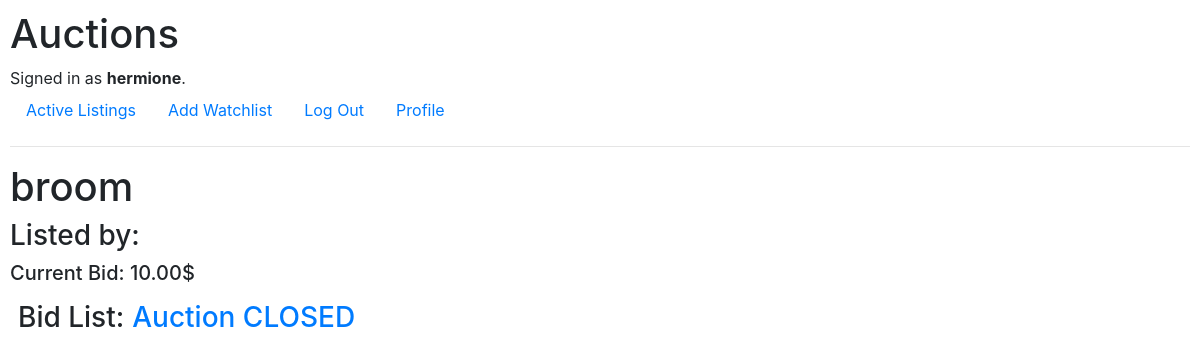
The app's page /auction/2 (signed in) with its own data.
### auctions/models.py (models this page shows, shortened)
class User(AbstractUser):
    def __str__(self):
        return f"{self.first_name.capitalize()} {self.last_name.capitalize()}"

class Auction(models.Model):
    user = models.ForeignKey(
        User, on_delete=models.CASCADE, related_name="user_auctions"
    )
    item = models.ForeignKey(
        Item, on_delete=models.CASCADE, related_name="item_auctions"
    )
    price = models.DecimalField(max_digits=20, decimal_places=2)
    is_closed = models.BooleanField(default=False)

class Item(models.Model):
    name = models.CharField(max_length=30, unique=True)
    description = models.CharField(max_length=120)

### auctions/views.py (the view)
# urls.py: path("auction/<int:auction_id>", views.auction_item, name="auction_item"),
def auction_item(request, auction_id):
    item = Auction.objects.get(id=auction_id)
    current_bid = item.price
    highest_bid = item.auction_bids.order_by("-bid").first()
    if highest_bid:
        highest_bid = highest_bid.bid
    else:
        highest_bid = current_bid
    if highest_bid > current_bid:
        item.price = highest_bid
        item.save()
    watchlist_item = []
    if request.user.is_authenticated:
        user = request.user
        watchlist_item = user.user_watchlist.filter(auction=item).exists()
    form = PlaceBidForm()
    form.fields["amount"].widget.attrs["min"] = item.price
    form.fields["amount"].widget.attrs["value"] = item.price
    top_bids = item.auction_bids.order_by("-bid")[:5]
    return render(
        request,
        "auctions/auction/auction.html",
        {
            "auction": item,
            "current_bid": current_bid,
            "place_bid_form": form,
            "is_watchlisted": watchlist_item,
            "top_bids": top_bids,
            "is_same_user": item.user == request.user,
        },
    )

### auctions/templates/auctions/auction/auction.html (shortened to what this page needs)
{% extends 'auctions/layout.html' %}
{% block body %}
  <h1>{{ auction.item.name }}</h1>
  <h3>Listed by: {{ auction.user }}</h3>
  <h5>Current Bid: {{ current_bid }}$</h5>
  <div class="d-flex flex-row align-items-center">
    <h3 class="p-2">Bid List:</h3>
    {% if is_same_user and not auction.is_closed %}
      <form class="d-flex flex-row align-items-center p-2" action="{% url 'auction_close' %}" method="post">
        {% csrf_token %}
        <input type="hidden" name="auction_id" value="{{ auction.id }}" />
        <input type="submit" value="Close Auction" class="btn btn-primary m-2" />
      </form>
    {% elif auction.is_closed %}
      <h3 class="text-primary">Auction CLOSED</h3>
    {% endif %}
  </div>
{% endblock %}
{% block navlinks %}
  {% if user.is_authenticated %}
    <li class="nav-item">
      <form class="nav-item" id="watchlist_form" action="{% url 'add_to_watchlist' auction.id %}" method="post">
        {% if is_watchlisted %}
          <a class="nav-link" style="color: #007bff; cursor: pointer;" onclick="document.getElementById('watchlist_form').submit();">Remove Watchlist</a>
        {% else %}
          <a class="nav-link" style="color: #007bff; cursor: pointer;" onclick="document.getElementById('watchlist_form').submit();">Add Watchlist</a>
        {% endif %}
      </form>
    </li>
  {% endif %}
{% endblock %}

### auctions/templates/auctions/layout.html (shortened to what this page needs)
{% load static %}
<!DOCTYPE html>
<html lang="en">
  <head>
    <link rel="stylesheet" href="https://stackpath.bootstrapcdn.com/bootstrap/4.4.1/css/bootstrap.min.css" />
    <link rel="stylesheet" href="https://cdnjs.cloudflare.com/ajax/libs/font-awesome/6.6.0/css/all.min.css" />
    <link href="{% static 'auctions/styles.css' %}" rel="stylesheet" />
  </head>
  <body>
    <h1>Auctions</h1>
    <div>
      {% if user.is_authenticated %}
        Signed in as <strong>{{ user.username }}</strong>.
      {% else %}
        Not signed in.
      {% endif %}
    </div>
    <ul class="nav">
      <li class="nav-item">
        <a class="nav-link" href="{% url 'index' %}">Active Listings</a>
      </li>
      {% block navlinks %}
      {% endblock %}
      {% if user.is_authenticated %}
        <li class="nav-item">
          <a class="nav-link" href="{% url 'logout' %}">Log Out</a>
        </li>
        <li class="nav-item">
          <a class="nav-link" href="{% url 'user_page' %}">Profile</a>
        </li>
      {% endif %}
    </ul>
    <hr />
    {% block body %}
    {% endblock %}
  </body>
</html>

### auctions/static/auctions/styles.css (style rules this page uses)
body { padding: 10px; }

### records on screen
User: username "hermione"
Auction: item.name "broom", price "10.00"
